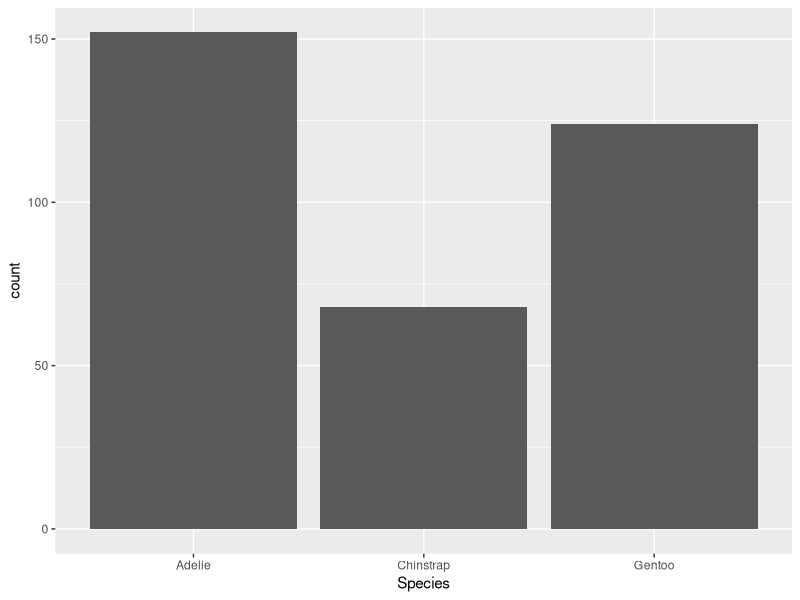
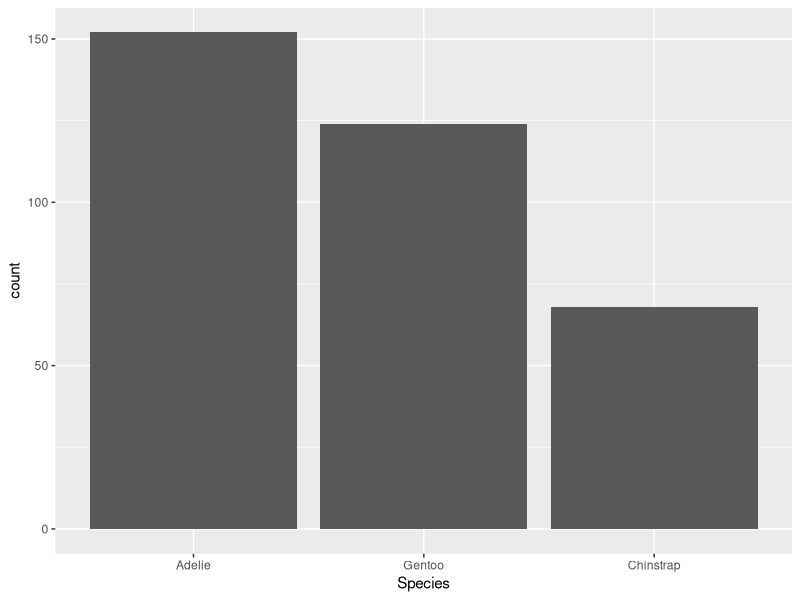
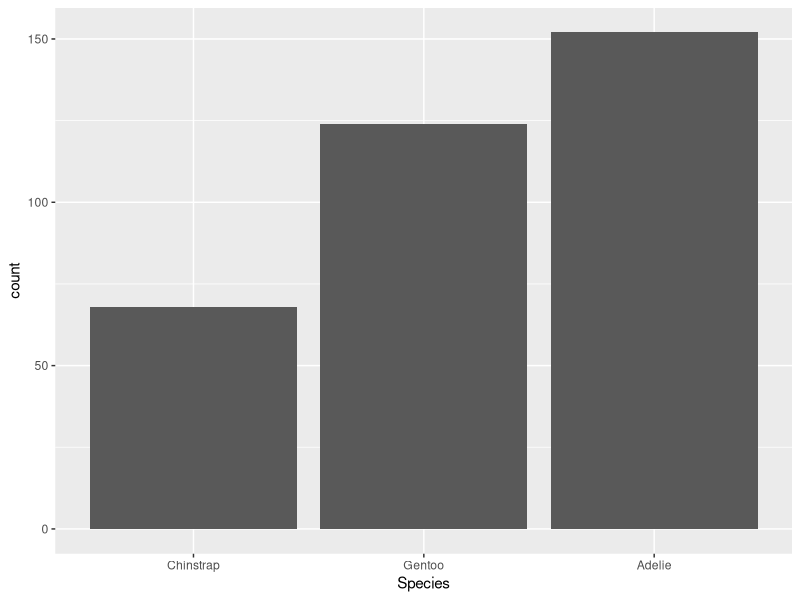
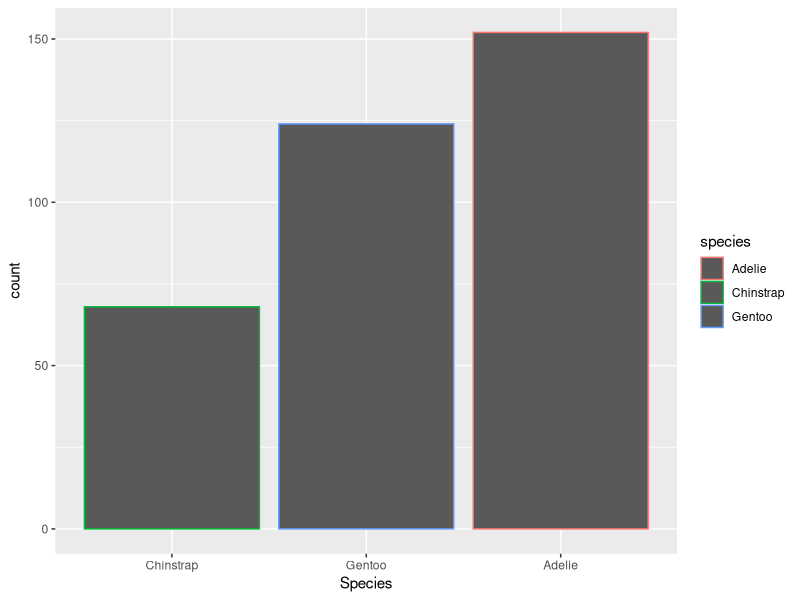
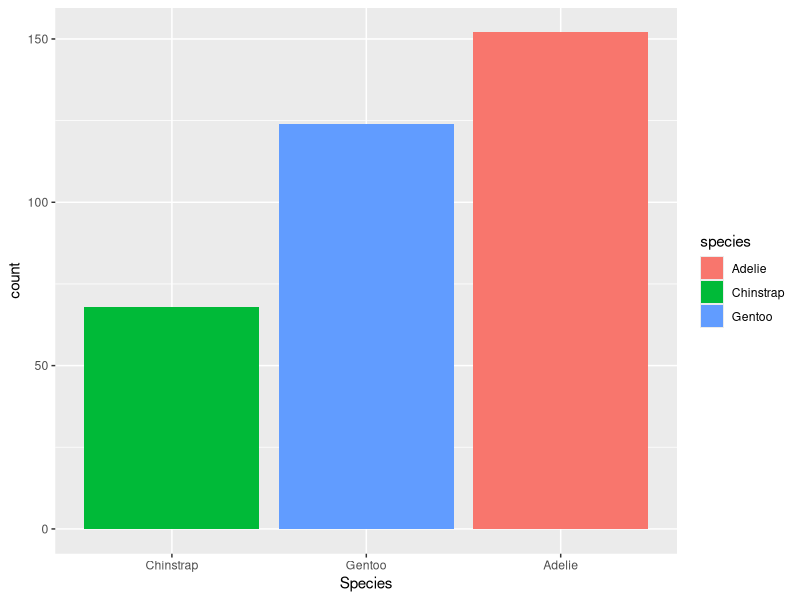
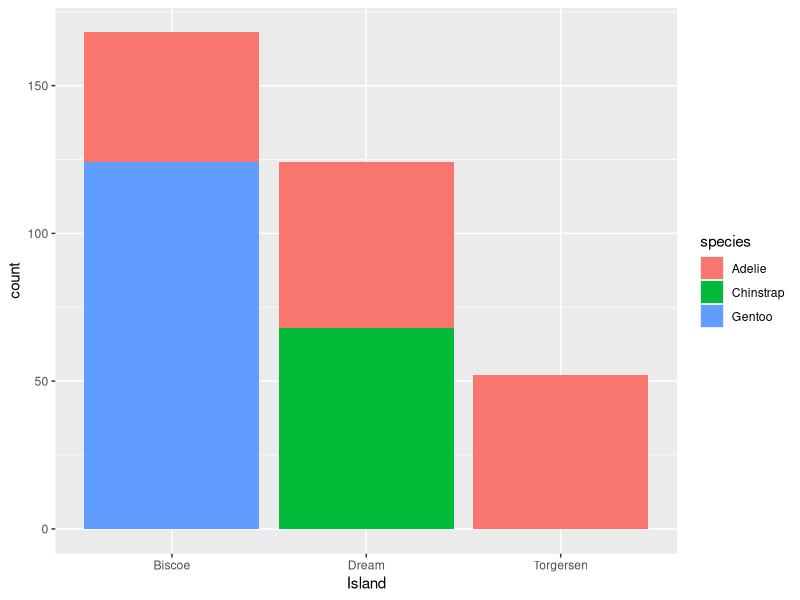
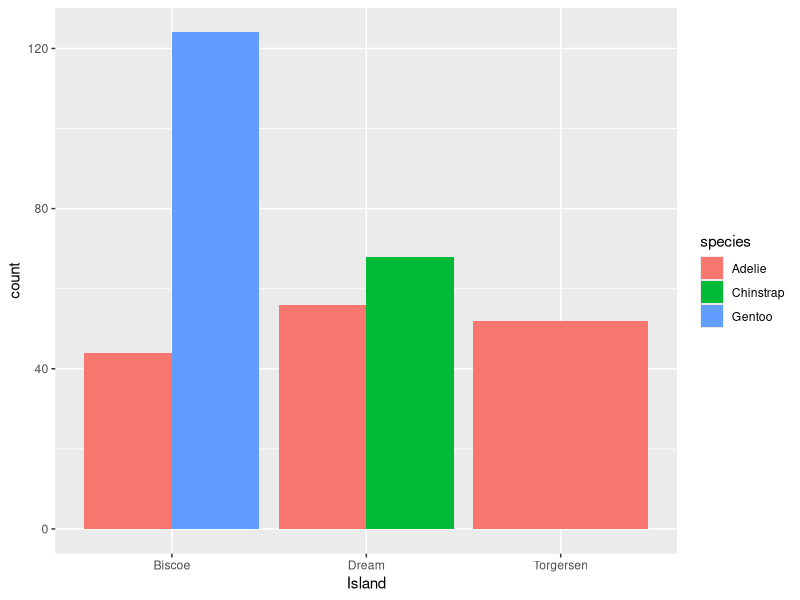
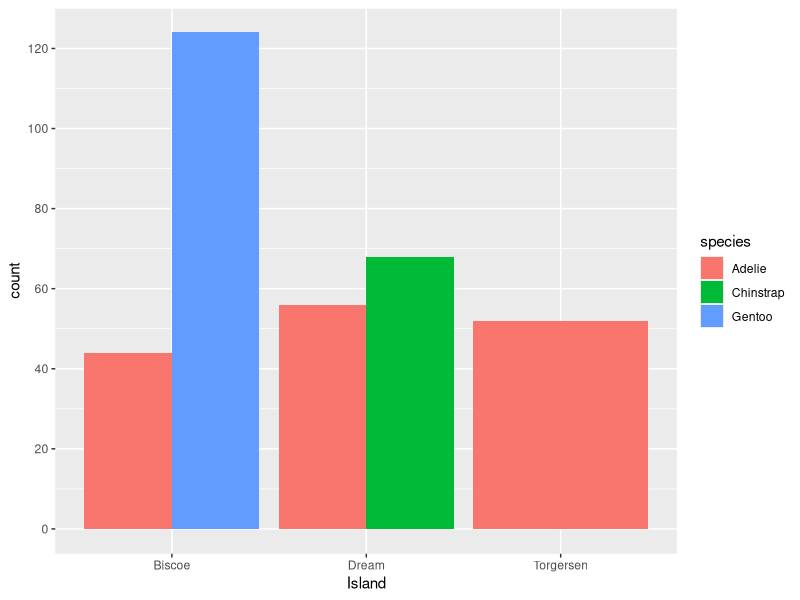

These figures' R source, in order:
## ---- chunk 1

library (tidyverse)

library(palmerpenguins)

## ---- chunk 2

penguins |> str()

## ---- chunk 3

penguins |> ggplot(aes(x = species)) + geom_bar() + labs (x = "Species")

## ---- chunk 4

penguins |> ggplot(aes(x = fct_infreq(species) )) + geom_bar() + labs (x = "Species")

## ---- chunk 5

penguins |> ggplot(aes(x = fct_rev( fct_infreq(species) )  )) + geom_bar() + labs (x = "Species")

## ---- chunk 6

penguins |> ggplot(aes(x = fct_rev( fct_infreq(species) )  )) + geom_bar(aes(color = species)) + labs (x = "Species")

## ---- chunk 7

penguins |> ggplot(aes(x = fct_rev( fct_infreq(species) )  )) + geom_bar(aes(fill = species)) + labs (x = "Species")

## ---- chunk 8

penguins |> ggplot(aes(x = island)) + geom_bar(aes(fill = species)) + labs (x = "Island")

## ---- chunk 9

penguins |> ggplot(aes(x = island)) + geom_bar(aes(fill = species), position = "dodge") + labs (x = "Island")

## ---- chunk 10

penguins |> ggplot(aes(x = island)) + geom_bar(aes(fill = species), position = "dodge") + labs (x = "Island") + scale_y_continuous(breaks = seq (0, 140, 20))

## ---- chunk 11

penguins |> ggplot(aes(x = island)) + geom_bar( aes( y = after_stat(count/sum(count))*100 , fill = species), position = "dodge") + labs (x = "Island", y = "Percentage")

## ---- chunk 12

penguins |> ggplot(aes(x = island)) + geom_bar( aes( y = after_stat(count/sum(count))*100 , fill = species), position = "fill" ) + labs (x = "Island", y = "Percentage") + scale_y_continuous(labels = scales::percent)

## ---- chunk 13

mpg |> str()
